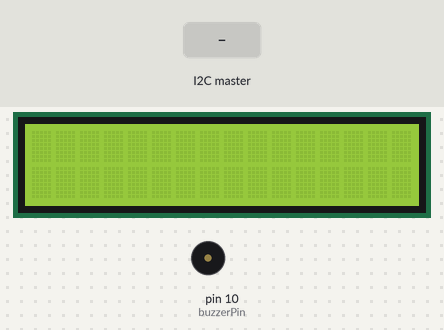
The sketch below on a simulated Arduino Uno, built with avr-gcc and run on an emulated ATmega328P. Parts: 16×2 character LCD, buzzer (waves = sounding). The test bench sets the inputs (shaded band). What the sketch prints to the serial monitor is not drawn.

Above: at 1.2 s.
1.3 s: the I2C master sends "X"
At 1.7 s:
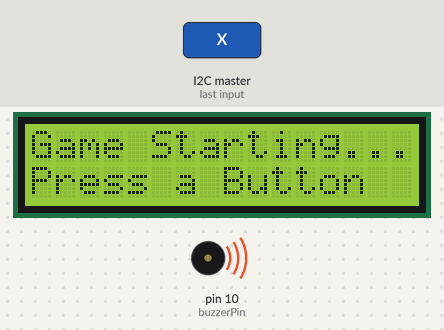
At 3.5 s:
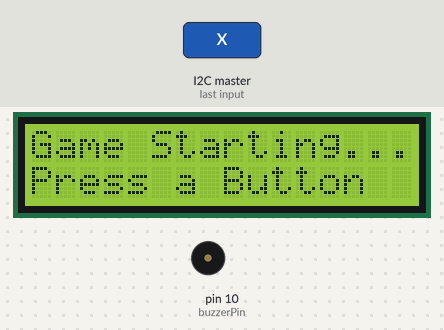
3.8 s: the I2C master sends "Y"
At 4.7 s:
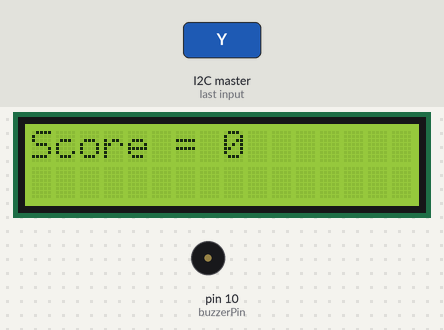
Timing chart, 0 to 6.8 s (numbered marks = the images above; inputs shaded):
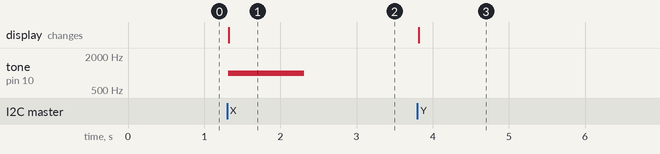

Measured:
- after the input at 1.3 s, tone on pin 10 (buzzerPin): silent → 1000 Hz at once, → silent 1.0 s later; the display: changes at once (image 1)
- after the input at 3.8 s, the display: changes at once (image 3)

The sketch:

lcd.ino
```cpp
#include <LiquidCrystal.h>
#include <Wire.h>
char receive;

// initialize the library by associating any needed LCD interface pin
// with the arduino pin number it is connected to
const int rs = 12, en = 11, d4 = 5, d5 = 4, d6 = 3, d7 = 2;
LiquidCrystal lcd(rs, en, d4, d5, d6, d7);
int score = -1;
int buzzerPin = 10;

void setup() {
  // set up the LCD's number of columns and rows:
  lcd.begin(16, 2);

  Serial.begin(9600);

  Wire.begin(0x0C);

  Wire.onReceive(dataRcv);  // call dataRcv function when we receive something from the console arduino

  pinMode(buzzerPin, OUTPUT);
}

void loop() {
}

void dataRcv() {

  receive = Wire.read();
  Serial.println(receive);

  if (receive == 'X') {
    lcd.clear();
    score = -1;
    tone(buzzerPin, 1000, 1000);  // Set the buzzer to a frequency of 1000Hz
    lcd.setCursor(0, 0);
    lcd.print("Game Starting... ");
    lcd.setCursor(0, 1);
    lcd.print("Press a Button");
  }

  else if (receive == 'Y') {
    ++score;
    lcd.clear();
    lcd.setCursor(0, 0);
    lcd.print("Score = ");
    lcd.print(score);
  }
}
```
